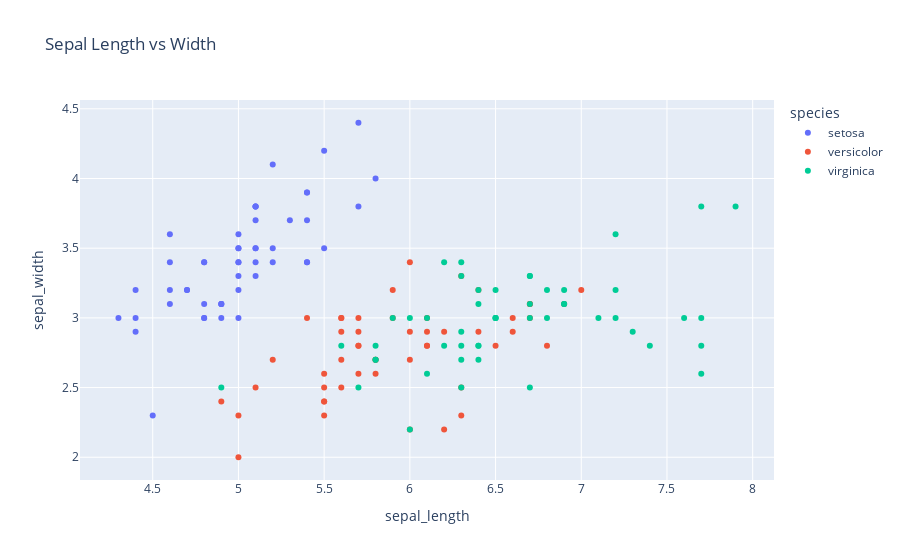

The code cell stored with this chart in its notebook:
### Code cell
# Scatterplot 



px.scatter(df, x='sepal_length', y='sepal_width', color='species', title='Sepal Length vs Width')

### Figure 1 — Plotly figure (JSON) as saved in the notebook; plotly's stock layout.template omitted (floating-point values rounded to 4 significant figures)
{"data": [{"hovertemplate": "species=setosa<br>sepal_length=%{x}<br>sepal_width=%{y}<extra></extra>", "legendgroup": "setosa", "marker": {"color": "#636efa", "symbol": "circle"}, "mode": "markers", "name": "setosa", "orientation": "v", "showlegend": true, "type": "scatter", "x": [5.1, 4.9, 4.7, 4.6, 5, 5.4, 4.6, 5, 4.4, 4.9, 5.4, 4.8, 4.8, 4.3, 5.8, 5.7, 5.4, 5.1, 5.7, 5.1, 5.4, 5.1, 4.6, 5.1, 4.8, 5, 5, 5.2, 5.2, 4.7, 4.8, 5.4, 5.2, 5.5, 4.9, 5, 5.5, 4.9, 4.4, 5.1, 5, 4.5, 4.4, 5, 5.1, 4.8, 5.1, 4.6, 5.3, 5], "xaxis": "x", "y": [3.5, 3, 3.2, 3.1, 3.6, 3.9, 3.4, 3.4, 2.9, 3.1, 3.7, 3.4, 3, 3, 4, 4.4, 3.9, 3.5, 3.8, 3.8, 3.4, 3.7, 3.6, 3.3, 3.4, 3, 3.4, 3.5, 3.4, 3.2, 3.1, 3.4, 4.1, 4.2, 3.1, 3.2, 3.5, 3.1, 3, 3.4, 3.5, 2.3, 3.2, 3.5, 3.8, 3, 3.8, 3.2, 3.7, 3.3], "yaxis": "y"}, {"hovertemplate": "species=versicolor<br>sepal_length=%{x}<br>sepal_width=%{y}<extra></extra>", "legendgroup": "versicolor", "marker": {"color": "#EF553B", "symbol": "circle"}, "mode": "markers", "name": "versicolor", "orientation": "v", "showlegend": true, "type": "scatter", "x": [7, 6.4, 6.9, 5.5, 6.5, 5.7, 6.3, 4.9, 6.6, 5.2, 5, 5.9, 6, 6.1, 5.6, 6.7, 5.6, 5.8, 6.2, 5.6, 5.9, 6.1, 6.3, 6.1, 6.4, 6.6, 6.8, 6.7, 6, 5.7, 5.5, 5.5, 5.8, 6, 5.4, 6, 6.7, 6.3, 5.6, 5.5, 5.5, 6.1, 5.8, 5, 5.6, 5.7, 5.7, 6.2, 5.1, 5.7], "xaxis": "x", "y": [3.2, 3.2, 3.1, 2.3, 2.8, 2.8, 3.3, 2.4, 2.9, 2.7, 2, 3, 2.2, 2.9, 2.9, 3.1, 3, 2.7, 2.2, 2.5, 3.2, 2.8, 2.5, 2.8, 2.9, 3, 2.8, 3, 2.9, 2.6, 2.4, 2.4, 2.7, 2.7, 3, 3.4, 3.1, 2.3, 3, 2.5, 2.6, 3, 2.6, 2.3, 2.7, 3, 2.9, 2.9, 2.5, 2.8], "yaxis": "y"}, {"hovertemplate": "species=virginica<br>sepal_length=%{x}<br>sepal_width=%{y}<extra></extra>", "legendgroup": "virginica", "marker": {"color": "#00cc96", "symbol": "circle"}, "mode": "markers", "name": "virginica", "orientation": "v", "showlegend": true, "type": "scatter", "x": [6.3, 5.8, 7.1, 6.3, 6.5, 7.6, 4.9, 7.3, 6.7, 7.2, 6.5, 6.4, 6.8, 5.7, 5.8, 6.4, 6.5, 7.7, 7.7, 6, 6.9, 5.6, 7.7, 6.3, 6.7, 7.2, 6.2, 6.1, 6.4, 7.2, 7.4, 7.9, 6.4, 6.3, 6.1, 7.7, 6.3, 6.4, 6, 6.9, 6.7, 6.9, 5.8, 6.8, 6.7, 6.7, 6.3, 6.5, 6.2, 5.9], "xaxis": "x", "y": [3.3, 2.7, 3, 2.9, 3, 3, 2.5, 2.9, 2.5, 3.6, 3.2, 2.7, 3, 2.5, 2.8, 3.2, 3, 3.8, 2.6, 2.2, 3.2, 2.8, 2.8, 2.7, 3.3, 3.2, 2.8, 3, 2.8, 3, 2.8, 3.8, 2.8, 2.8, 2.6, 3, 3.4, 3.1, 3, 3.1, 3.1, 3.1, 2.7, 3.2, 3.3, 3, 2.5, 3, 3.4, 3], "yaxis": "y"}], "layout": {"legend": {"title": {"text": "species"}, "tracegroupgap": 0}, "title": {"text": "Sepal Length vs Width"}, "xaxis": {"anchor": "y", "domain": [0, 1], "title": {"text": "sepal_length"}}, "yaxis": {"anchor": "x", "domain": [0, 1], "title": {"text": "sepal_width"}}}}
